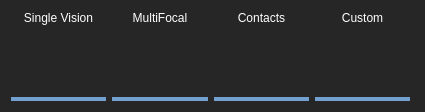
<?xml version="1.0" encoding="UTF-8"?>
<ui version="4.0">
 <class>NewPurchase</class>
 <widget class="QDialog" name="NewPurchase">
  <property name="geometry">
   <rect>
    <x>0</x>
    <y>0</y>
    <width>425</width>
    <height>112</height>
   </rect>
  </property>
  <property name="minimumSize">
   <size>
    <width>425</width>
    <height>112</height>
   </size>
  </property>
  <property name="maximumSize">
   <size>
    <width>425</width>
    <height>112</height>
   </size>
  </property>
  <property name="windowTitle">
   <string>AvisionR - New Purchase</string>
  </property>
  <property name="styleSheet">
   <string notr="true">color:rgb(255, 255, 255);
background-color: #262626;</string>
  </property>
  <layout class="QHBoxLayout" name="horizontalLayout">
   <item>
    <layout class="QVBoxLayout" name="verticalLayout">
     <item>
      <widget class="QLabel" name="label_Logout_2">
       <property name="styleSheet">
        <string notr="true">   QPushButton#pushButton_Customers {
        background: none;
		border: none;
		border-bottom: 3.5px outset #73a0cf;
    }
     
  QPushButton#pushButton_Customers:pressed  {
        background-color: qlineargradient(x1: 0, y1: 0, x2: 0, y2: 1,
                                          stop: 0 rgba(0,0,0,0.3), stop: 1 rgba(255,0,0,0));
    }
     
QPushButton#pushButton_Customers:hover{
	background-color: qlineargradient(x1: 0, y1: 0, x2: 0, y2: 1,
                                          stop: 0 rgba(0,0,0,0.3), stop: 1 rgba(64,64,64));
} </string>
       </property>
       <property name="text">
        <string>Single Vision</string>
       </property>
       <property name="alignment">
        <set>Qt::AlignCenter</set>
       </property>
      </widget>
     </item>
     <item>
      <widget class="QPushButton" name="pushButton_SingleVision">
       <property name="minimumSize">
        <size>
         <width>95</width>
         <height>70</height>
        </size>
       </property>
       <property name="maximumSize">
        <size>
         <width>95</width>
         <height>70</height>
        </size>
       </property>
       <property name="styleSheet">
        <string notr="true">   QPushButton#pushButton_SingleVision {
        background: none;
		border: none;
		border-bottom: 3.5px outset #73a0cf;
    }
     
  QPushButton#pushButton_SingleVision:pressed  {
        background-color: qlineargradient(x1: 0, y1: 0, x2: 0, y2: 1,
                                          stop: 0 rgba(0,0,0,0.3), stop: 1 rgba(255,0,0,0));
    }
     
QPushButton#pushButton_SingleVision:hover{
	background-color: qlineargradient(x1: 0, y1: 0, x2: 0, y2: 1,
                                          stop: 0 rgba(0,0,0,0.3), stop: 1 rgba(64,64,64));
} </string>
       </property>
       <property name="text">
        <string/>
       </property>
       <property name="flat">
        <bool>false</bool>
       </property>
      </widget>
     </item>
    </layout>
   </item>
   <item>
    <layout class="QVBoxLayout" name="verticalLayout_2">
     <item>
      <widget class="QLabel" name="label_Logout_3">
       <property name="styleSheet">
        <string notr="true">   QPushButton#pushButton_Customers {
        background: none;
		border: none;
		border-bottom: 3.5px outset #73a0cf;
    }
     
  QPushButton#pushButton_Customers:pressed  {
        background-color: qlineargradient(x1: 0, y1: 0, x2: 0, y2: 1,
                                          stop: 0 rgba(0,0,0,0.3), stop: 1 rgba(255,0,0,0));
    }
     
QPushButton#pushButton_Customers:hover{
	background-color: qlineargradient(x1: 0, y1: 0, x2: 0, y2: 1,
                                          stop: 0 rgba(0,0,0,0.3), stop: 1 rgba(64,64,64));
} </string>
       </property>
       <property name="text">
        <string>MultiFocal</string>
       </property>
       <property name="alignment">
        <set>Qt::AlignCenter</set>
       </property>
      </widget>
     </item>
     <item>
      <widget class="QPushButton" name="pushButton_MultiFocal">
       <property name="minimumSize">
        <size>
         <width>95</width>
         <height>70</height>
        </size>
       </property>
       <property name="maximumSize">
        <size>
         <width>96</width>
         <height>70</height>
        </size>
       </property>
       <property name="styleSheet">
        <string notr="true">   QPushButton#pushButton_MultiFocal {
        background: none;
		border: none;
		border-bottom: 3.5px outset #73a0cf;
    }
     
  QPushButton#pushButton_MultiFocal:pressed  {
        background-color: qlineargradient(x1: 0, y1: 0, x2: 0, y2: 1,
                                          stop: 0 rgba(0,0,0,0.3), stop: 1 rgba(255,0,0,0));
    }
     
QPushButton#pushButton_MultiFocal:hover{
	background-color: qlineargradient(x1: 0, y1: 0, x2: 0, y2: 1,
                                          stop: 0 rgba(0,0,0,0.3), stop: 1 rgba(64,64,64));
} </string>
       </property>
       <property name="text">
        <string/>
       </property>
       <property name="flat">
        <bool>false</bool>
       </property>
      </widget>
     </item>
    </layout>
   </item>
   <item>
    <layout class="QVBoxLayout" name="verticalLayout_3">
     <item>
      <widget class="QLabel" name="label_Logout_4">
       <property name="styleSheet">
        <string notr="true">   QPushButton#pushButton_Customers {
        background: none;
		border: none;
		border-bottom: 3.5px outset #73a0cf;
    }
     
  QPushButton#pushButton_Customers:pressed  {
        background-color: qlineargradient(x1: 0, y1: 0, x2: 0, y2: 1,
                                          stop: 0 rgba(0,0,0,0.3), stop: 1 rgba(255,0,0,0));
    }
     
QPushButton#pushButton_Customers:hover{
	background-color: qlineargradient(x1: 0, y1: 0, x2: 0, y2: 1,
                                          stop: 0 rgba(0,0,0,0.3), stop: 1 rgba(64,64,64));
} </string>
       </property>
       <property name="text">
        <string>Contacts</string>
       </property>
       <property name="alignment">
        <set>Qt::AlignCenter</set>
       </property>
      </widget>
     </item>
     <item>
      <widget class="QPushButton" name="pushButton_Contacts">
       <property name="minimumSize">
        <size>
         <width>95</width>
         <height>70</height>
        </size>
       </property>
       <property name="maximumSize">
        <size>
         <width>95</width>
         <height>70</height>
        </size>
       </property>
       <property name="styleSheet">
        <string notr="true">   QPushButton#pushButton_Contacts {
        background: none;
		border: none;
		border-bottom: 3.5px outset #73a0cf;
    }
     
  QPushButton#pushButton_Contacts:pressed  {
        background-color: qlineargradient(x1: 0, y1: 0, x2: 0, y2: 1,
                                          stop: 0 rgba(0,0,0,0.3), stop: 1 rgba(255,0,0,0));
    }
     
QPushButton#pushButton_Contacts:hover{
	background-color: qlineargradient(x1: 0, y1: 0, x2: 0, y2: 1,
                                          stop: 0 rgba(0,0,0,0.3), stop: 1 rgba(64,64,64));
} </string>
       </property>
       <property name="text">
        <string/>
       </property>
       <property name="flat">
        <bool>false</bool>
       </property>
      </widget>
     </item>
    </layout>
   </item>
   <item>
    <layout class="QVBoxLayout" name="verticalLayout_4">
     <item>
      <widget class="QLabel" name="label_Logout_5">
       <property name="styleSheet">
        <string notr="true">   QPushButton#pushButton_Customers {
        background: none;
		border: none;
		border-bottom: 3.5px outset #73a0cf;
    }
     
  QPushButton#pushButton_Customers:pressed  {
        background-color: qlineargradient(x1: 0, y1: 0, x2: 0, y2: 1,
                                          stop: 0 rgba(0,0,0,0.3), stop: 1 rgba(255,0,0,0));
    }
     
QPushButton#pushButton_Customers:hover{
	background-color: qlineargradient(x1: 0, y1: 0, x2: 0, y2: 1,
                                          stop: 0 rgba(0,0,0,0.3), stop: 1 rgba(64,64,64));
} </string>
       </property>
       <property name="text">
        <string>Custom</string>
       </property>
       <property name="alignment">
        <set>Qt::AlignCenter</set>
       </property>
      </widget>
     </item>
     <item>
      <widget class="QPushButton" name="pushButton_Custom">
       <property name="minimumSize">
        <size>
         <width>95</width>
         <height>70</height>
        </size>
       </property>
       <property name="maximumSize">
        <size>
         <width>95</width>
         <height>70</height>
        </size>
       </property>
       <property name="styleSheet">
        <string notr="true">   QPushButton#pushButton_Custom {
        background: none;
		border: none;
		border-bottom: 3.5px outset #73a0cf;
    }
     
  QPushButton#pushButton_Custom:pressed  {
        background-color: qlineargradient(x1: 0, y1: 0, x2: 0, y2: 1,
                                          stop: 0 rgba(0,0,0,0.3), stop: 1 rgba(255,0,0,0));
    }
     
QPushButton#pushButton_Custom:hover{
	background-color: qlineargradient(x1: 0, y1: 0, x2: 0, y2: 1,
                                          stop: 0 rgba(0,0,0,0.3), stop: 1 rgba(64,64,64));
} </string>
       </property>
       <property name="text">
        <string/>
       </property>
       <property name="flat">
        <bool>false</bool>
       </property>
      </widget>
     </item>
    </layout>
   </item>
  </layout>
 </widget>
 <resources/>
 <connections/>
</ui>
